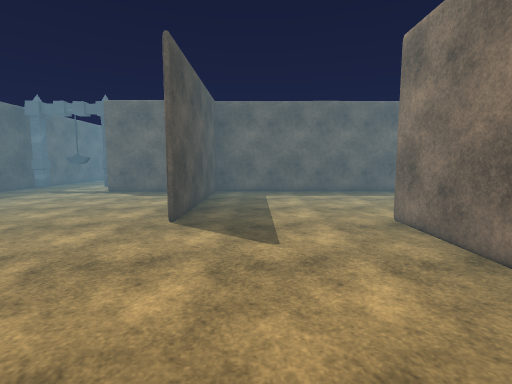
view 1 (above)

12 first-person views from a walk through a scene from a Unity 3-D project. The camera is 1.5 m above the floor, tilts 6° down and sees 85° across. The floor is counted in squares, 2 m on a side. Each view is taken from the middle of a square. On the plan, view 1 faces up. The plan holds only what a view shows up to about 10 squares ahead; the rest is blank. The place goes on beyond the plan. The player is left out. Some animated figures are left out. Some surface patterns are stand-ins.

view 2
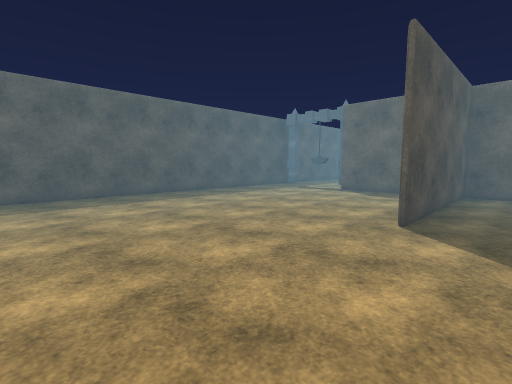

view 3
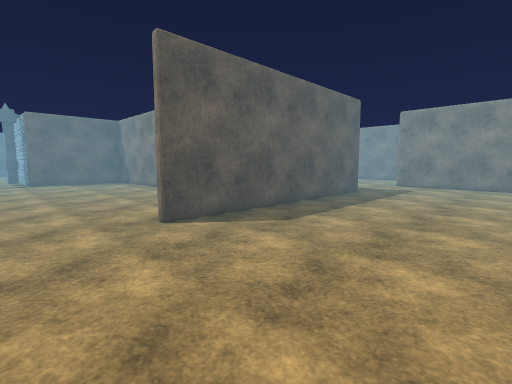

view 4
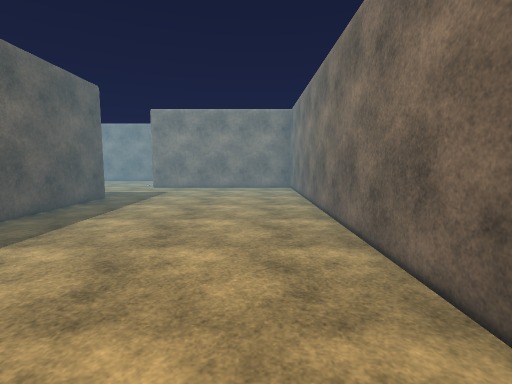

view 5
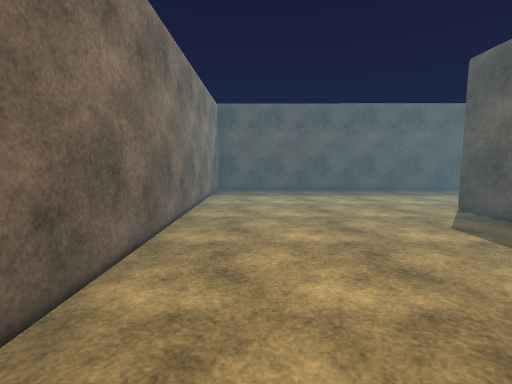

view 6
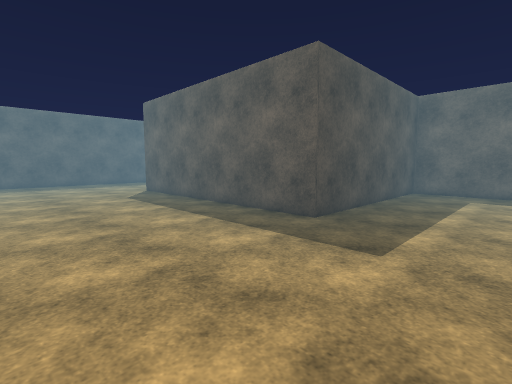

view 7
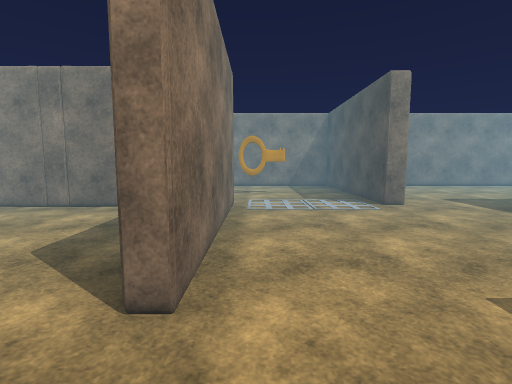

view 8
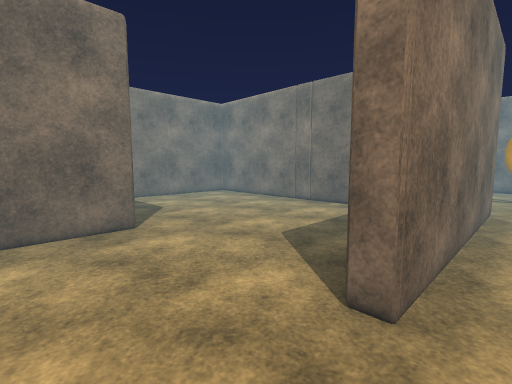

view 9
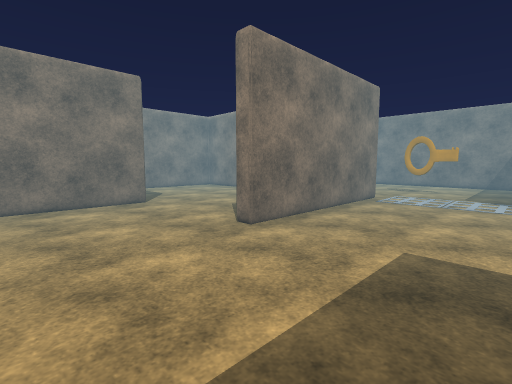

view 10
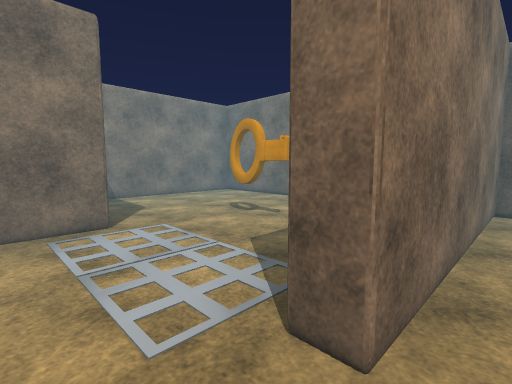

view 11
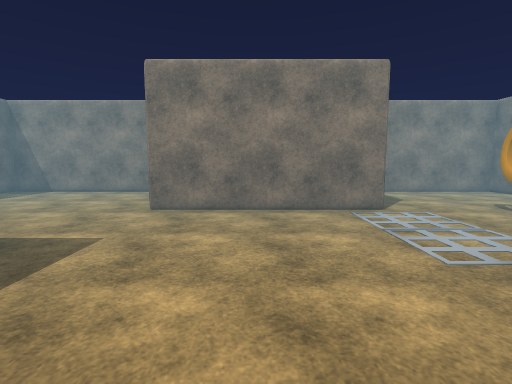

view 12
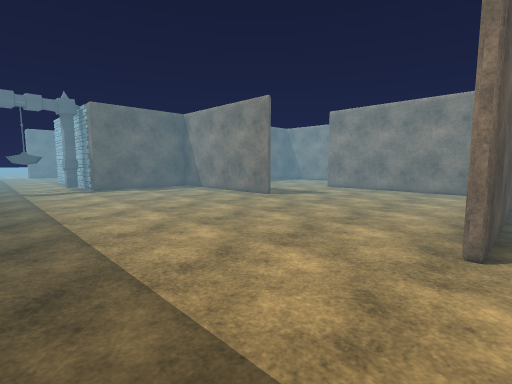

### Floor plan
Ten units are one square. View 1 is at (0, 0); x grows to the right and y downward. Boxes are objects, and circles mark ways between rooms. Rooms are numbered by the first view taken in them; rooms with no view inside come last. Other rooms are left out.
<svg viewBox="-71 -78 206 133">
<path fill="none" stroke="#000" d="M-11 -35 -11 -72M18 0 18 -36M19 8 -35 8M-10 -73 -10 -35M-65 -64 -66 50 44 50 44 9M38 -72 -39 -72M38 -35 19 -35 19 8M102 -27 102 -72M74 11 74 -28M47 9 47 50 102 50 102 19M100 7 104 7 107 6M92 7 130 7 130 -17"/>
<rect x="55" y="5" width="10" height="10" fill="#bbb"><title>other object</title></rect>
<rect x="65" y="5" width="10" height="10" fill="#bbb"><title>other object</title></rect>
<circle cx="35" cy="10" r="3" fill="#2a7"/>
<circle cx="65" cy="10" r="3" fill="#2a7"/>
<circle cx="90" cy="-30" r="3" fill="#2a7"/>
<text x="-20" y="-10">1</text>
<text x="60" y="-30">2</text>
<text x="70" y="30">3</text>
<text x="100" y="-10">4</text>
</svg>
Room 1 opens to room 2. Room 2 opens to room 3. Room 2 opens to room 4.

Where each view was taken, in squares from view 1:
view 1: 0 up, 0 right, facing up
view 2: 0 up, 0 right, facing up-left
view 3: 4 down, 5 left, facing up-right
view 4: 4 down, 4 left, facing right
view 5: 4 down, 1 right, facing left
view 6: 4 down, 4 right, facing up-left
view 7: 4 up, 7 right, facing down
view 8: 4 up, 7 right, facing down-right
view 9: 5 up, 5 right, facing down-right
view 10: 0 up, 4 right, facing down-right
view 11: 1 up, 3 right, facing right
view 12: 1 down, 6 left, facing up-right
